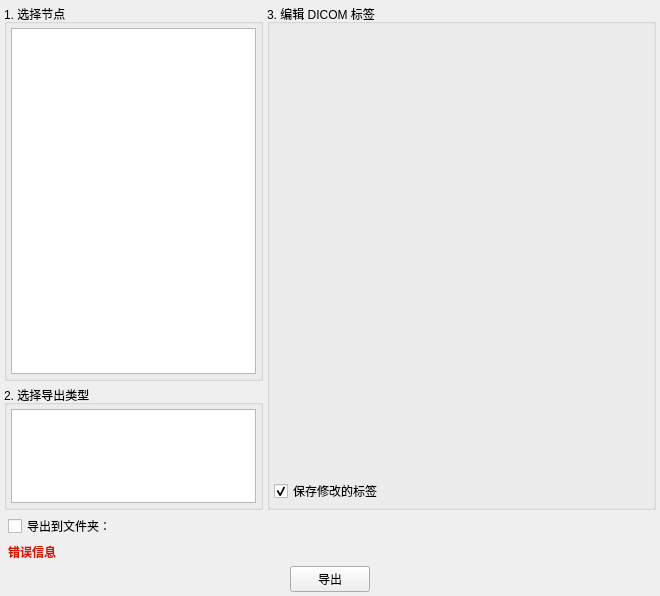
<ui version="4.0">
 <class>qSlicerDICOMExportDialog</class>
 <widget class="QDialog" name="qSlicerDICOMExportDialog">
  <property name="geometry">
   <rect>
    <x>0</x>
    <y>0</y>
    <width>660</width>
    <height>596</height>
   </rect>
  </property>
  <property name="minimumSize">
   <size>
    <width>420</width>
    <height>0</height>
   </size>
  </property>
  <property name="windowTitle">
   <string>DICOM 导出</string>
  </property>
  <layout class="QVBoxLayout" name="verticalLayout">
   <property name="spacing">
    <number>4</number>
   </property>
   <property name="leftMargin">
    <number>4</number>
   </property>
   <property name="topMargin">
    <number>4</number>
   </property>
   <property name="rightMargin">
    <number>4</number>
   </property>
   <property name="bottomMargin">
    <number>4</number>
   </property>
   <item>
    <layout class="QHBoxLayout" name="horizontalLayout_5">
     <property name="spacing">
      <number>4</number>
     </property>
     <item>
      <widget class="QFrame" name="frame">
       <property name="sizePolicy">
        <sizepolicy hsizetype="Expanding" vsizetype="Preferred">
         <horstretch>2</horstretch>
         <verstretch>0</verstretch>
        </sizepolicy>
       </property>
       <property name="frameShape">
        <enum>QFrame::NoFrame</enum>
       </property>
       <property name="frameShadow">
        <enum>QFrame::Raised</enum>
       </property>
       <layout class="QGridLayout" name="gridLayout_5">
        <property name="leftMargin">
         <number>0</number>
        </property>
        <property name="topMargin">
         <number>0</number>
        </property>
        <property name="rightMargin">
         <number>0</number>
        </property>
        <property name="bottomMargin">
         <number>0</number>
        </property>
        <property name="spacing">
         <number>4</number>
        </property>
        <item row="0" column="0">
         <widget class="QGroupBox" name="groupBox_1SelectNode">
          <property name="sizePolicy">
           <sizepolicy hsizetype="Preferred" vsizetype="Expanding">
            <horstretch>0</horstretch>
            <verstretch>3</verstretch>
           </sizepolicy>
          </property>
          <property name="title">
           <string>1. 选择节点</string>
          </property>
          <layout class="QGridLayout" name="gridLayout">
           <property name="leftMargin">
            <number>4</number>
           </property>
           <property name="topMargin">
            <number>4</number>
           </property>
           <property name="rightMargin">
            <number>4</number>
           </property>
           <property name="bottomMargin">
            <number>4</number>
           </property>
           <property name="spacing">
            <number>4</number>
           </property>
           <item row="0" column="0">
            <widget class="qMRMLSubjectHierarchyTreeView" name="SubjectHierarchyTreeView">
             <property name="sizePolicy">
              <sizepolicy hsizetype="Preferred" vsizetype="Preferred">
               <horstretch>0</horstretch>
               <verstretch>0</verstretch>
              </sizepolicy>
             </property>
             <property name="contextMenuEnabled">
              <bool>false</bool>
             </property>
            </widget>
           </item>
          </layout>
         </widget>
        </item>
        <item row="1" column="0">
         <widget class="QGroupBox" name="groupBox_2SelectExportType">
          <property name="sizePolicy">
           <sizepolicy hsizetype="Preferred" vsizetype="Expanding">
            <horstretch>0</horstretch>
            <verstretch>1</verstretch>
           </sizepolicy>
          </property>
          <property name="title">
           <string>2. 选择导出类型</string>
          </property>
          <layout class="QGridLayout" name="gridLayout_2">
           <property name="leftMargin">
            <number>4</number>
           </property>
           <property name="topMargin">
            <number>4</number>
           </property>
           <property name="rightMargin">
            <number>4</number>
           </property>
           <property name="bottomMargin">
            <number>4</number>
           </property>
           <property name="spacing">
            <number>4</number>
           </property>
           <item row="0" column="0">
            <widget class="QListWidget" name="ExportablesListWidget">
             <property name="sizePolicy">
              <sizepolicy hsizetype="Preferred" vsizetype="Preferred">
               <horstretch>0</horstretch>
               <verstretch>0</verstretch>
              </sizepolicy>
             </property>
            </widget>
           </item>
          </layout>
         </widget>
        </item>
       </layout>
      </widget>
     </item>
     <item>
      <widget class="QGroupBox" name="groupBox_3EditDICOMTags">
       <property name="sizePolicy">
        <sizepolicy hsizetype="Preferred" vsizetype="Preferred">
         <horstretch>3</horstretch>
         <verstretch>0</verstretch>
        </sizepolicy>
       </property>
       <property name="title">
        <string>3. 编辑 DICOM 标签</string>
       </property>
       <layout class="QVBoxLayout" name="verticalLayout_2">
        <property name="spacing">
         <number>4</number>
        </property>
        <property name="leftMargin">
         <number>4</number>
        </property>
        <property name="topMargin">
         <number>4</number>
        </property>
        <property name="rightMargin">
         <number>4</number>
        </property>
        <property name="bottomMargin">
         <number>4</number>
        </property>
        <item>
         <widget class="qSlicerDICOMTagEditorWidget" name="DICOMTagEditorWidget">
          <property name="sizePolicy">
           <sizepolicy hsizetype="Preferred" vsizetype="Expanding">
            <horstretch>0</horstretch>
            <verstretch>0</verstretch>
           </sizepolicy>
          </property>
         </widget>
        </item>
        <item>
         <widget class="QCheckBox" name="SaveTagsCheckBox">
          <property name="toolTip">
           <string>如果选中，手动编辑的标签将被保存到场景中，以便下次导出。如果未选中，则可以进行临时更改，仅适用于此次导出操作。</string>
          </property>
          <property name="text">
           <string>保存修改的标签</string>
          </property>
          <property name="checked">
           <bool>true</bool>
          </property>
         </widget>
        </item>
       </layout>
      </widget>
     </item>
    </layout>
   </item>
   <item>
    <widget class="QFrame" name="ExportFrame">
     <property name="frameShape">
      <enum>QFrame::NoFrame</enum>
     </property>
     <property name="frameShadow">
      <enum>QFrame::Raised</enum>
     </property>
     <layout class="QHBoxLayout" name="horizontalLayout_2">
      <property name="leftMargin">
       <number>4</number>
      </property>
      <property name="topMargin">
       <number>0</number>
      </property>
      <property name="rightMargin">
       <number>4</number>
      </property>
      <property name="bottomMargin">
       <number>0</number>
      </property>
      <item>
       <widget class="QCheckBox" name="ExportToFolderCheckBox">
        <property name="toolTip">
         <string>如果选中，导出的 DICOM 文件将写入指定文件夹。\n如果未选中，导出的数据集将添加到 DICOM 数据库中。</string>
        </property>
        <property name="text">
         <string>导出到文件夹：</string>
        </property>
       </widget>
      </item>
      <item>
       <widget class="ctkPathLineEdit" name="PathLineEdit_OutputFolder">
        <property name="enabled">
         <bool>false</bool>
        </property>
        <property name="toolTip">
         <string>导出的 DICOM 文件将放入此文件夹，而不是应用程序的 DICOM 数据库。</string>
        </property>
        <property name="filters">
         <set>ctkPathLineEdit::Dirs|ctkPathLineEdit::Drives|ctkPathLineEdit::Executable|ctkPathLineEdit::NoDot|ctkPathLineEdit::NoDotDot|ctkPathLineEdit::PermissionMask|ctkPathLineEdit::Readable|ctkPathLineEdit::Writable</set>
        </property>
        <property name="options">
         <set>ctkPathLineEdit::ShowDirsOnly</set>
        </property>
        <property name="settingKey">
         <string notr="true">DICOM/导出文件夹</string>
        </property>
       </widget>
      </item>
     </layout>
    </widget>
   </item>
   <item>
    <layout class="QHBoxLayout" name="horizontalLayout_6">
     <property name="leftMargin">
      <number>4</number>
     </property>
     <property name="rightMargin">
      <number>4</number>
     </property>
     <item>
      <widget class="QLabel" name="ErrorLabel">
       <property name="palette">
        <palette>
         <active>
          <colorrole role="WindowText">
           <brush brushstyle="SolidPattern">
            <color alpha="255">
             <red>212</red>
             <green>26</green>
             <blue>1</blue>
            </color>
           </brush>
          </colorrole>
         </active>
         <inactive>
          <colorrole role="WindowText">
           <brush brushstyle="SolidPattern">
            <color alpha="255">
             <red>212</red>
             <green>26</green>
             <blue>1</blue>
            </color>
           </brush>
          </colorrole>
         </inactive>
         <disabled>
          <colorrole role="WindowText">
           <brush brushstyle="SolidPattern">
            <color alpha="255">
             <red>120</red>
             <green>120</green>
             <blue>120</blue>
            </color>
           </brush>
          </colorrole>
         </disabled>
        </palette>
       </property>
       <property name="font">
        <font>
         <weight>75</weight>
         <bold>true</bold>
        </font>
       </property>
       <property name="text">
        <string>错误信息</string>
       </property>
      </widget>
     </item>
     <item>
      <spacer name="horizontalSpacer_3">
       <property name="orientation">
        <enum>Qt::Horizontal</enum>
       </property>
       <property name="sizeHint" stdset="0">
        <size>
         <width>40</width>
         <height>20</height>
        </size>
       </property>
      </spacer>
     </item>
    </layout>
   </item>
   <item>
    <layout class="QHBoxLayout" name="horizontalLayout_4">
     <item>
      <spacer name="horizontalSpacer_2">
       <property name="orientation">
        <enum>Qt::Horizontal</enum>
       </property>
       <property name="sizeHint" stdset="0">
        <size>
         <width>40</width>
         <height>20</height>
        </size>
       </property>
      </spacer>
     </item>
     <item>
      <widget class="QPushButton" name="ExportButton">
       <property name="text">
        <string>导出</string>
       </property>
       <property name="autoDefault">
        <bool>false</bool>
       </property>
      </widget>
     </item>
     <item>
      <spacer name="horizontalSpacer">
       <property name="orientation">
        <enum>Qt::Horizontal</enum>
       </property>
       <property name="sizeHint" stdset="0">
        <size>
         <width>40</width>
         <height>20</height>
        </size>
       </property>
      </spacer>
     </item>
    </layout>
   </item>
  </layout>
 </widget>
 <customwidgets>
  <customwidget>
   <class>qSlicerDICOMTagEditorWidget</class>
   <extends>QWidget</extends>
   <header>qSlicerDICOMTagEditorWidget.h</header>
  </customwidget>
  <customwidget>
   <class>qMRMLSubjectHierarchyTreeView</class>
   <extends>QTreeView</extends>
   <header>qMRMLSubjectHierarchyTreeView.h</header>
  </customwidget>
  <customwidget>
   <class>ctkPathLineEdit</class>
   <extends>QWidget</extends>
   <header>ctkPathLineEdit.h</header>
  </customwidget>
 </customwidgets>
 <resources />
 <connections>
  <connection>
   <sender>ExportToFolderCheckBox</sender>
   <signal>toggled(bool)</signal>
   <receiver>PathLineEdit_OutputFolder</receiver>
   <slot>setEnabled(bool)</slot>
   <hints>
    <hint type="sourcelabel">
     <x>85</x>
     <y>439</y>
    </hint>
    <hint type="destinationlabel">
     <x>129</x>
     <y>437</y>
    </hint>
   </hints>
  </connection>
 </connections>
</ui>
